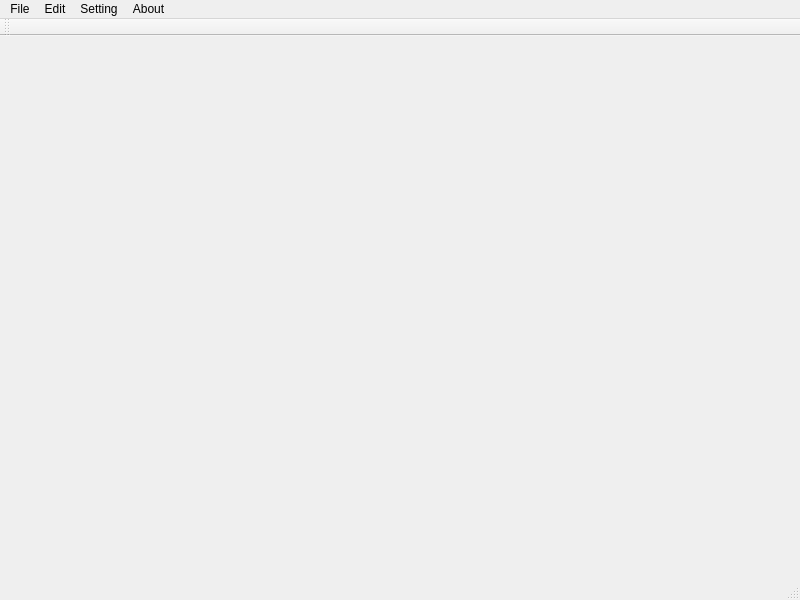
<?xml version="1.0" encoding="UTF-8"?>
<ui version="4.0">
 <class>MainWindow</class>
 <widget class="QMainWindow" name="MainWindow">
  <property name="geometry">
   <rect>
    <x>0</x>
    <y>0</y>
    <width>800</width>
    <height>600</height>
   </rect>
  </property>
  <property name="windowTitle">
   <string>MainWindow</string>
  </property>
  <widget class="QWidget" name="centralwidget"/>
  <widget class="QMenuBar" name="menuBar">
   <property name="geometry">
    <rect>
     <x>0</x>
     <y>0</y>
     <width>800</width>
     <height>25</height>
    </rect>
   </property>
   <widget class="QMenu" name="menuFile">
    <property name="title">
     <string>File</string>
    </property>
    <addaction name="actionNewFile"/>
    <addaction name="actionNewPost"/>
    <addaction name="actionNewSite"/>
    <addaction name="separator"/>
    <addaction name="actionOpenFile"/>
    <addaction name="actionOpenSite"/>
    <addaction name="separator"/>
    <addaction name="actionSave"/>
    <addaction name="actionAutoSave"/>
    <addaction name="separator"/>
    <addaction name="actionExportHTML"/>
    <addaction name="actionExportPDF"/>
   </widget>
   <widget class="QMenu" name="menuEdit">
    <property name="title">
     <string>Edit</string>
    </property>
    <addaction name="actionUndo"/>
    <addaction name="actionReso"/>
    <addaction name="separator"/>
    <addaction name="actionCut"/>
    <addaction name="actionCopy"/>
    <addaction name="actionPaste"/>
    <addaction name="separator"/>
   </widget>
   <widget class="QMenu" name="menuSetting">
    <property name="title">
     <string>Setting</string>
    </property>
   </widget>
   <widget class="QMenu" name="menuAbout">
    <property name="title">
     <string>About</string>
    </property>
   </widget>
   <addaction name="menuFile"/>
   <addaction name="menuEdit"/>
   <addaction name="menuSetting"/>
   <addaction name="menuAbout"/>
  </widget>
  <widget class="QStatusBar" name="statusBar"/>
  <widget class="QToolBar" name="toolBar">
   <property name="windowTitle">
    <string>toolBar</string>
   </property>
   <attribute name="toolBarArea">
    <enum>TopToolBarArea</enum>
   </attribute>
   <attribute name="toolBarBreak">
    <bool>false</bool>
   </attribute>
  </widget>
  <action name="actionNewFile">
   <property name="text">
    <string>New File</string>
   </property>
  </action>
  <action name="actionOpen_File">
   <property name="text">
    <string>Open File</string>
   </property>
  </action>
  <action name="actionNewPost">
   <property name="text">
    <string>New Post</string>
   </property>
  </action>
  <action name="actionNewSite">
   <property name="text">
    <string>New Site</string>
   </property>
  </action>
  <action name="actionOpenFile">
   <property name="text">
    <string>Open File</string>
   </property>
  </action>
  <action name="actionOpenSite">
   <property name="text">
    <string>Open Site</string>
   </property>
  </action>
  <action name="actionSave">
   <property name="text">
    <string>Save</string>
   </property>
  </action>
  <action name="actionAutoSave">
   <property name="text">
    <string>Auto Save</string>
   </property>
  </action>
  <action name="actionExportHTML">
   <property name="text">
    <string>Export HTML</string>
   </property>
  </action>
  <action name="actionExportPDF">
   <property name="text">
    <string>Export PDF</string>
   </property>
  </action>
  <action name="actionUndo">
   <property name="text">
    <string>Undo</string>
   </property>
  </action>
  <action name="actionReso">
   <property name="text">
    <string>Redo</string>
   </property>
  </action>
  <action name="actionCut">
   <property name="text">
    <string>Cut</string>
   </property>
  </action>
  <action name="actionCopy">
   <property name="text">
    <string>Copy</string>
   </property>
  </action>
  <action name="actionPaste">
   <property name="text">
    <string>Paste</string>
   </property>
  </action>
 </widget>
 <resources/>
 <connections/>
</ui>
